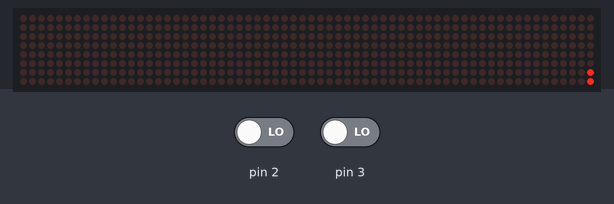
A sketch run on a simulated Arduino Uno, built with avr-gcc and run on an emulated ATmega328P. Parts: 64×8 LED matrix. Inputs (shaded band) come from the test bench; at power-on: pin 2 LOW, pin 3 LOW.

Above: at 1.2 s.
1.3 s: pin 2 driven HIGH
At 6.5 s:
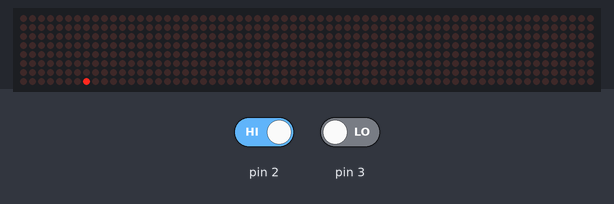
At 49.85 s:
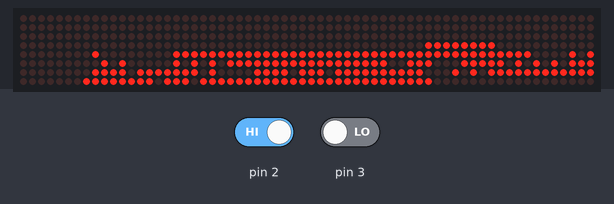
Timing chart, 0 to 51.4 s (numbered marks = the images above; inputs shaded):
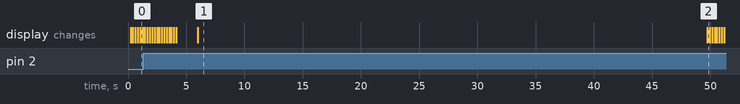

The sketch:

arduinoPong.ino
```cpp
#include <LedControl.h>

int DIN = 12;
int CS =  11;
int CLK = 10;

byte displayImage[8]=     {0x00,0x00,0x00,0x00,0x00,0x00,0x00,0x00};
// considering a 2d co-ordinate system with origin (0,0) at bottom left corner
int ballX=3; //X position
int ballY=7; //Y position - top
int speedX=0; // no X movement, can be -1, 0 or 1
int speedY=-1; // downward Y movement, can be -1, 0 or 1
int paddleX = 4; // X position of center of paddle - can be 1 to 6. Paddle width is 3
int score = 0;

LedControl lc=LedControl(DIN,CLK,CS,0);

void setup(){
 pinMode (2, INPUT);
 pinMode (3, INPUT);
 lc.shutdown(0,false);       // Keep MAX72XX awake
 lc.setIntensity(0,15);      // Set the brightness to maximum value
 lc.clearDisplay(0);         // and clear the display
}

void loop(){
    // update ball position
    ballX=ballX+speedX;
    ballY=ballY+speedY;

    // check for ball interaction with walls
    if(ballX==0 || ballX==7){
        speedX = speedX *-1; // bouncing off walls in horizontal direction
    }

    // bouncing off ceiling
    if(ballY==7){
        speedY = speedY *-1; // bouncing off the ceiling
    }

    // bouncing off the paddle
    if(ballY==0 && ballX>=(paddleX-1) && ballX<=(paddleX+1)){
        speedY = speedY *-1;
        score++;    // player earns a point
    }

    // going past the paddle
    if(ballY==0 && ballX<(paddleX-1) && ballX>(paddleX+1)){
        // going past the paddle - player is out
        Serial.println(); Serial.print("Score: "); Serial.println(score);
        for(int i=0; i<8; i++){
          displayImage[i] = 0x00;
        }
        displayImage[3] = 0xFF; displayImage[4] = 0xFF; // show a line
        renderByte(displayImage);
        while(1); // Freeze
    }
    // clearing the image variable
    for(int i=0; i<8; i++){
      displayImage[i] = 0x00;
    }

    // generating new image
    addPixel(ballX, ballY); // adding the ball position to image
    addPixel(paddleX - 1, 0); addPixel(paddleX, 0); addPixel(paddleX + 1, 0);
    // adding paddle position to image
    renderByte(displayImage); // show the generated image

    // handling paddle control
    if(digitalRead(2) && paddleX>0) {
        paddleX = paddleX-1; // move paddle left
    }

    if(digitalRead(3) && paddleX<7) {
        paddleX = paddleX+1; // move paddle right
    }

    delay(200);
}

void addPixel(int xVal, int yVal){
    int newRowval = 2^(7-xVal);
    int rowVal = displayImage[7-yVal];
    displayImage[7-yVal] = rowVal || newRowval;    // inserting a 1 at the required pixel
}

void renderByte(byte image [])
{
  int i = 0;
  for(i=0;i<8;i++)
  {
    lc.setRow(0,i,image[i]);
  }
}
```

Measured:
- what the display in image 1 shows lasts 43.8 s, from 6.0 s to 49.8 s
